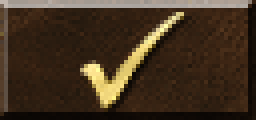
#> input picture tools/iOKAY_frames/normal.png, 64 x 30 px, found by its file name (shown 4 times larger)
$ python make_mybtn_def.py
#> lines starting #> are read from the running program, lines starting #| are printed output that depends on the picture
#!/usr/bin/env python3
"""
make_mybtn_def.py
Generuje MYBTN.DEF (H3 Type-71) z normal.png i hover.png.
Grupa 0 = normal  (8 klatek, po jednej na gracza).
Grupa 1 = hover   (8 klatek, po jednej na gracza).
H3 wybiera klatkę przez ColorDefToPlayer(playerIndex).
"""

import struct, os, colorsys
from PIL import Image

NORMAL_PNG = r"F:\gry\h3-Chro-Hdmod(modowanie)\plugin\H3Plugins\normal.png"
HOVER_PNG  = r"F:\gry\h3-Chro-Hdmod(modowanie)\plugin\H3Plugins\hover.png"
OUT_DEF    = r"F:\gry\h3-Chro-Hdmod(modowanie)\plugin\H3Plugins\MYBTN.DEF"

# Kąty barwy (hue) dla 8 graczy H3: Red, Blue, Tan, Green, Orange, Purple, Teal, Pink
PLAYER_HUES = [0, 215, 35, 120, 25, 280, 175, 330]
# Barwa tła oryginalnego obrazu (fioletowy ≈ 280°)
SRC_HUE = 280.0


# ---------------------------------------------------------------------------
# Obrót barwy
# ---------------------------------------------------------------------------

def rotate_hue(img: Image.Image, target_deg: float, src_deg: float) -> Image.Image:
    """Obraca hue obrazu RGBA z src_deg na target_deg.
    Piksele o nasyceniu < 0.08 (szare/czarne/białe) pozostają bez zmian."""
    delta = ((target_deg - src_deg) % 360) / 360.0
    if abs(delta) < 1e-9:
        return img.copy()
    out = img.copy()
    pix = list(out.getdata())
    new_pix = []
    for r, g, b, a in pix:
        if a < 128:
            new_pix.append((r, g, b, a))
        else:
            h, s, v = colorsys.rgb_to_hsv(r / 255.0, g / 255.0, b / 255.0)
            if s > 0.08:
                h = (h + delta) % 1.0
            nr, ng, nb = colorsys.hsv_to_rgb(h, s, v)
            new_pix.append((round(nr * 255), round(ng * 255), round(nb * 255), a))
    out.putdata(new_pix)
    return out


# ---------------------------------------------------------------------------
# Budowanie palety i indeksowanie klatek
# ---------------------------------------------------------------------------

def build_indexed_frames(all_frames, w, h):
    """
    Tworzy wspólną 256-kolorową paletę i konwertuje wszystkie klatki na listy indeksów.
    Indeksy 0-7: transparent/shadow (H3 traktuje je jako przezroczyste).
    Indeksy 8-255: 248 kolorów z kwantyzacji.
    """
    print("  Budowanie palety (kwantyzacja)...")
    combined = Image.new('RGB', (w * len(all_frames), h))
    for i, f in enumerate(all_frames):
        combined.paste(f.convert('RGB'), (i * w, 0))
    quant = combined.quantize(colors=248, dither=0)
    pal_flat = quant.getpalette()[:248 * 3]

    # palette_rgb[0..7] = transparent; [8..255] = kolory
    palette_rgb = [(0, 0, 0)] * 8
    for i in range(248):
        palette_rgb.append((pal_flat[i * 3], pal_flat[i * 3 + 1], pal_flat[i * 3 + 2]))
    while len(palette_rgb) < 256:
        palette_rgb.append((0, 0, 0))

    # Szybkie wyszukiwanie przez cache
    color_cache = {}

    def nearest_idx(r, g, b):
        best = 8
        best_d = 999_999_999
        for i in range(8, 256):
            pr, pg, pb = palette_rgb[i]
            d = (r - pr) ** 2 + (g - pg) ** 2 + (b - pb) ** 2
            if d < best_d:
                best_d = d
                best = i
                if d == 0:
                    break
        return best

    print("  Indeksowanie klatek...")
    frames_indexed = []
    for fi, f in enumerate(all_frames):
        pixels = []
        for y in range(h):
            for x in range(w):
                r, g, b, a = f.getpixel((x, y))
                if a < 128:
                    pixels.append(0)
                else:
                    key = (r, g, b)
                    if key not in color_cache:
                        color_cache[key] = nearest_idx(r, g, b)
                    pixels.append(color_cache[key])
        frames_indexed.append(pixels)
        print(f"    Klatka {fi:2d}: {len([p for p in pixels if p == 0]):4d} transparent, "
              f"{len([p for p in pixels if p >= 8]):4d} opaque")

    return palette_rgb, frames_indexed


# ---------------------------------------------------------------------------
# Zapis DEF
# ---------------------------------------------------------------------------

def write_def(path, frames_g0, frames_g1, palette_rgb, w, h):
    """
    Zapisuje plik H3 Type-71 DEF.
    Format zgodny z make_sprites.py / iOKAY.def.
    Compression = 0 (raw pixels, bez kompresji).
    """
    def u32(v):
        return struct.pack('<I', v)

    def fname(s):
        return s.encode('ascii').ljust(13, b'\x00')[:13]

    def frame_block(pixels):
        blk = bytearray()
        blk += u32(w * h)  # dataSize (raw: w*h bajtów)
        blk += u32(0)      # compression = 0
        blk += u32(w)      # fullWidth
        blk += u32(h)      # fullHeight
        blk += u32(w)      # frameWidth
        blk += u32(h)      # frameHeight
        blk += u32(0)      # xOffset = 0
        blk += u32(0)      # yOffset = 0
        blk += bytes(pixels[:w * h])
        return blk

    NUM_FRAMES = 8   # per group
    NUM_GROUPS = 2

    HDR_SIZE  = 4 * 4 + 256 * 3                             # 16 + 768 = 784
    GRP_SIZE  = 4 * 4 + 13 * NUM_FRAMES + 4 * NUM_FRAMES   # 16 + 104 + 32 = 152
    FRM_TOTAL = 8 * 4 + w * h                               # 32 + w*h

    base_off   = HDR_SIZE + NUM_GROUPS * GRP_SIZE
    offsets_g0 = [base_off + i * FRM_TOTAL for i in range(8)]
    offsets_g1 = [base_off + (8 + i) * FRM_TOTAL for i in range(8)]

    # Paleta jako bajty
    pal_bytes = bytearray(256 * 3)
    for i, (r, g, b) in enumerate(palette_rgb[:256]):
        pal_bytes[i * 3]     = r
        pal_bytes[i * 3 + 1] = g
        pal_bytes[i * 3 + 2] = b

    out = bytearray()

    # --- Nagłówek główny ---
    out += u32(71)         # type = 71 (H3 interface sprite)
    out += u32(w)
    out += u32(h)
    out += u32(NUM_GROUPS) # 2 grupy
    out += pal_bytes       # 256 × 3 = 768 B

    # --- Nagłówek grupy 0 (normal) ---
    out += u32(0)
    out += u32(NUM_FRAMES)
    out += u32(0)
    out += u32(0)
    for i in range(NUM_FRAMES):
        out += fname(f"N{i:03d}.pcx")
    for off in offsets_g0:
        out += u32(off)

    # --- Nagłówek grupy 1 (hover) ---
    out += u32(1)
    out += u32(NUM_FRAMES)
    out += u32(0)
    out += u32(0)
    for i in range(NUM_FRAMES):
        out += fname(f"H{i:03d}.pcx")
    for off in offsets_g1:
        out += u32(off)

    # --- Dane klatek ---
    for px in frames_g0:
        out += frame_block(px)
    for px in frames_g1:
        out += frame_block(px)

    with open(path, 'wb') as f:
        f.write(out)

    expected = base_off + 16 * FRM_TOTAL
    print(f"Zapisano: {path}")
    print(f"  Rozmiar: {len(out)} bajtów (oczekiwano {expected})")
    print(f"  base_off={base_off}, FRM_TOTAL={FRM_TOTAL}, HDR={HDR_SIZE}, GRP_SIZE={GRP_SIZE}")


# ---------------------------------------------------------------------------
# Weryfikacja DEF (test odczytu)
# ---------------------------------------------------------------------------

def verify_def(path, w, h):
    with open(path, 'rb') as f:
        data = f.read()
    t   = struct.unpack_from('<I', data, 0)[0]
    fw  = struct.unpack_from('<I', data, 4)[0]
    fh  = struct.unpack_from('<I', data, 8)[0]
    ng  = struct.unpack_from('<I', data, 12)[0]
    print(f"Weryfikacja DEF: type={t}, size={fw}x{fh}, groups={ng}")
    assert t == 71, f"Zły typ: {t}"
    assert fw == w and fh == h, f"Zły rozmiar: {fw}x{fh}"
    assert ng == 2, f"Zła liczba grup: {ng}"
    pos = 784  # po nagłówku + palecie
    for g in range(2):
        gid = struct.unpack_from('<I', data, pos)[0]
        cnt = struct.unpack_from('<I', data, pos+4)[0]
        pos += 16
        names = [data[pos+i*13:pos+i*13+13].rstrip(b'\x00').decode('ascii', errors='ignore')
                 for i in range(cnt)]
        pos += 13 * cnt
        offsets = [struct.unpack_from('<I', data, pos+i*4)[0] for i in range(cnt)]
        pos += 4 * cnt
        print(f"  Grupa {gid}: {cnt} klatek, offsety={offsets[:2]}...")
        for oi, off in enumerate(offsets):
            ds = struct.unpack_from('<I', data, off)[0]
            fmt= struct.unpack_from('<I', data, off+4)[0]
            assert ds == w*h, f"g{g}f{oi}: zły dataSize {ds}"
            assert fmt == 0,  f"g{g}f{oi}: zły fmt {fmt}"
    print("  OK - DEF jest poprawny")


# ---------------------------------------------------------------------------
# main
# ---------------------------------------------------------------------------

def main():
    print("=== make_mybtn_def.py ===\n")
    print("Wczytywanie obrazów...")
    normal = Image.open(NORMAL_PNG).convert('RGBA')
#> normal is the input picture: PIL image 64x30 RGBA; mean R, G, B, A 66.9, 50.2, 32.7, 255
    hover  = Image.open(HOVER_PNG).convert('RGBA')
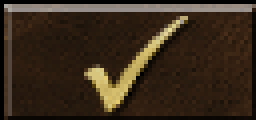
#> input picture tools/iOKAY_frames/hover.png, 64 x 30 px, found by its file name (shown 4 times larger)
#> hover is the input picture: PIL image 64x30 RGBA; mean R, G, B, A 57.1, 42.9, 28.1, 255
    w, h = normal.size
#> w = 64; h = 30
    print(f"  Rozmiar: {w}x{h}")
#|   Rozmiar: 64x30

    print("\nGenerowanie 16 wariantów kolorów gracza...")
    all_frames = []
    for state, src in [("normal", normal), ("hover", hover)]:
        for p in range(8):
            f = rotate_hue(src, PLAYER_HUES[p], SRC_HUE)
            all_frames.append(f)
            print(f"  {state} p{p} (hue {PLAYER_HUES[p]:3d}°): OK")
#> this loop made 2 passes
#> state on passes 1 to 2: 'normal', 'hover'
#> (printed output is left out)
#> after the loop, all_frames = 16 items

    print("\nKwantyzacja i indeksowanie...")
    palette_rgb, frames_indexed = build_indexed_frames(all_frames, w, h)
#> in build_indexed_frames, `combined = Image.new('RGB', (w * len(all_frames), h))`: combined: PIL image 1024x30 RGB; every value is 0
#> the loop in build_indexed_frames, `for i, f in enumerate(all_frames):` made 16 passes
#> after the loop in build_indexed_frames, `for i, f in enumerate(all_frames):`:
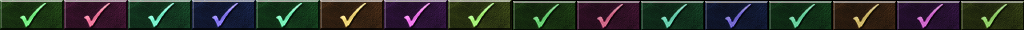
#> combined: PIL image 1024x30 RGB; mean R, G, B 44.8, 48.9, 43.3
#> in build_indexed_frames, `quant = combined.quantize(colors=248, dither=0)`:
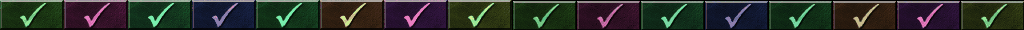
#> quant: PIL image 1024x30 P; mean R, G, B 44.4, 48.8, 42.9
#> in build_indexed_frames, `pal_flat = quant.getpalette()[:248 * 3]`: pal_flat = 744 values, max 238 at index 13, min 0 at index 741, mean 45.6
#> after the loop in build_indexed_frames, `for i in range(248):`: palette_rgb = 256 items, first 6: (0, 0, 0), (0, 0, 0), (0, 0, 0), (0, 0, 0), (0, 0, 0), (0, 0, 0)
#> the loop in build_indexed_frames, `for fi, f in enumerate(all_frames):` made 16 passes
#|     Klatka  0:    0 transparent, 1920 opaque
#|     Klatka  1:    0 transparent, 1920 opaque
#|     Klatka  2:    0 transparent, 1920 opaque
#|     Klatka  3:    0 transparent, 1920 opaque
#|     Klatka  4:    0 transparent, 1920 opaque
#|     Klatka  5:    0 transparent, 1920 opaque
#|     Klatka  6:    0 transparent, 1920 opaque
#|     Klatka  7:    0 transparent, 1920 opaque
#> (further printed lines are left out)

    frames_g0 = frames_indexed[:8]   # normal
    frames_g1 = frames_indexed[8:]   # hover

    print("\nZapis DEF...")
    write_def(OUT_DEF, frames_g0, frames_g1, palette_rgb, w, h)
#> the loop in write_def, `for i, (r, g, b) in enumerate(palette_rgb[:256]):` made 256 passes
#> the loop in write_def, `for px in frames_g0:` made 8 passes
#> the loop in write_def, `for px in frames_g1:` made 8 passes
#|   Rozmiar: 32320 bajtów (oczekiwano 32320)
#|   base_off=1088, FRM_TOTAL=1952, HDR=784, GRP_SIZE=152

    print("\nWeryfikacja...")
    verify_def(OUT_DEF, w, h)

    print("\n=== Gotowe! ===")
    print(f"Plik DEF: {OUT_DEF}")
    print("Skopiuj go do katalogu Data gry.")


if __name__ == '__main__':
    main()
